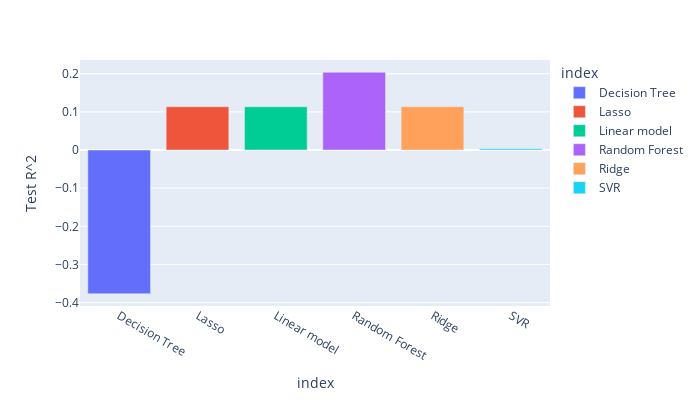

The code cell stored with this chart in its notebook:
### Code cell
px.bar(Model_Performance4, y =Model_Performance4['Test R^2'],
       color = Model_Performance4.index, width =700, height=400)

### Figure 1 — Plotly figure (JSON) as saved in the notebook; plotly's stock layout.template omitted (floating-point values rounded to 4 significant figures)
{"data": [{"alignmentgroup": "True", "hovertemplate": "index=%{x}<br>Test R^2=%{y}<extra></extra>", "legendgroup": "Decision Tree", "marker": {"color": "#636efa", "pattern": {"shape": ""}}, "name": "Decision Tree", "offsetgroup": "Decision Tree", "orientation": "v", "showlegend": true, "textposition": "auto", "type": "bar", "x": ["Decision Tree"], "xaxis": "x", "y": [-0.3766], "yaxis": "y"}, {"alignmentgroup": "True", "hovertemplate": "index=%{x}<br>Test R^2=%{y}<extra></extra>", "legendgroup": "Lasso", "marker": {"color": "#EF553B", "pattern": {"shape": ""}}, "name": "Lasso", "offsetgroup": "Lasso", "orientation": "v", "showlegend": true, "textposition": "auto", "type": "bar", "x": ["Lasso"], "xaxis": "x", "y": [0.1133], "yaxis": "y"}, {"alignmentgroup": "True", "hovertemplate": "index=%{x}<br>Test R^2=%{y}<extra></extra>", "legendgroup": "Linear model", "marker": {"color": "#00cc96", "pattern": {"shape": ""}}, "name": "Linear model", "offsetgroup": "Linear model", "orientation": "v", "showlegend": true, "textposition": "auto", "type": "bar", "x": ["Linear model"], "xaxis": "x", "y": [0.1133], "yaxis": "y"}, {"alignmentgroup": "True", "hovertemplate": "index=%{x}<br>Test R^2=%{y}<extra></extra>", "legendgroup": "Random Forest", "marker": {"color": "#ab63fa", "pattern": {"shape": ""}}, "name": "Random Forest", "offsetgroup": "Random Forest", "orientation": "v", "showlegend": true, "textposition": "auto", "type": "bar", "x": ["Random Forest"], "xaxis": "x", "y": [0.2037], "yaxis": "y"}, {"alignmentgroup": "True", "hovertemplate": "index=%{x}<br>Test R^2=%{y}<extra></extra>", "legendgroup": "Ridge", "marker": {"color": "#FFA15A", "pattern": {"shape": ""}}, "name": "Ridge", "offsetgroup": "Ridge", "orientation": "v", "showlegend": true, "textposition": "auto", "type": "bar", "x": ["Ridge"], "xaxis": "x", "y": [0.1133], "yaxis": "y"}, {"alignmentgroup": "True", "hovertemplate": "index=%{x}<br>Test R^2=%{y}<extra></extra>", "legendgroup": "SVR", "marker": {"color": "#19d3f3", "pattern": {"shape": ""}}, "name": "SVR", "offsetgroup": "SVR", "orientation": "v", "showlegend": true, "textposition": "auto", "type": "bar", "x": ["SVR"], "xaxis": "x", "y": [0.003163], "yaxis": "y"}], "layout": {"barmode": "relative", "height": 400, "legend": {"title": {"text": "index"}, "tracegroupgap": 0}, "margin": {"t": 60}, "width": 700, "xaxis": {"anchor": "y", "categoryarray": ["Decision Tree", "Lasso", "Linear model", "Random Forest", "Ridge", "SVR"], "categoryorder": "array", "domain": [0, 1], "title": {"text": "index"}}, "yaxis": {"anchor": "x", "domain": [0, 1], "title": {"text": "Test R^2"}}}}
